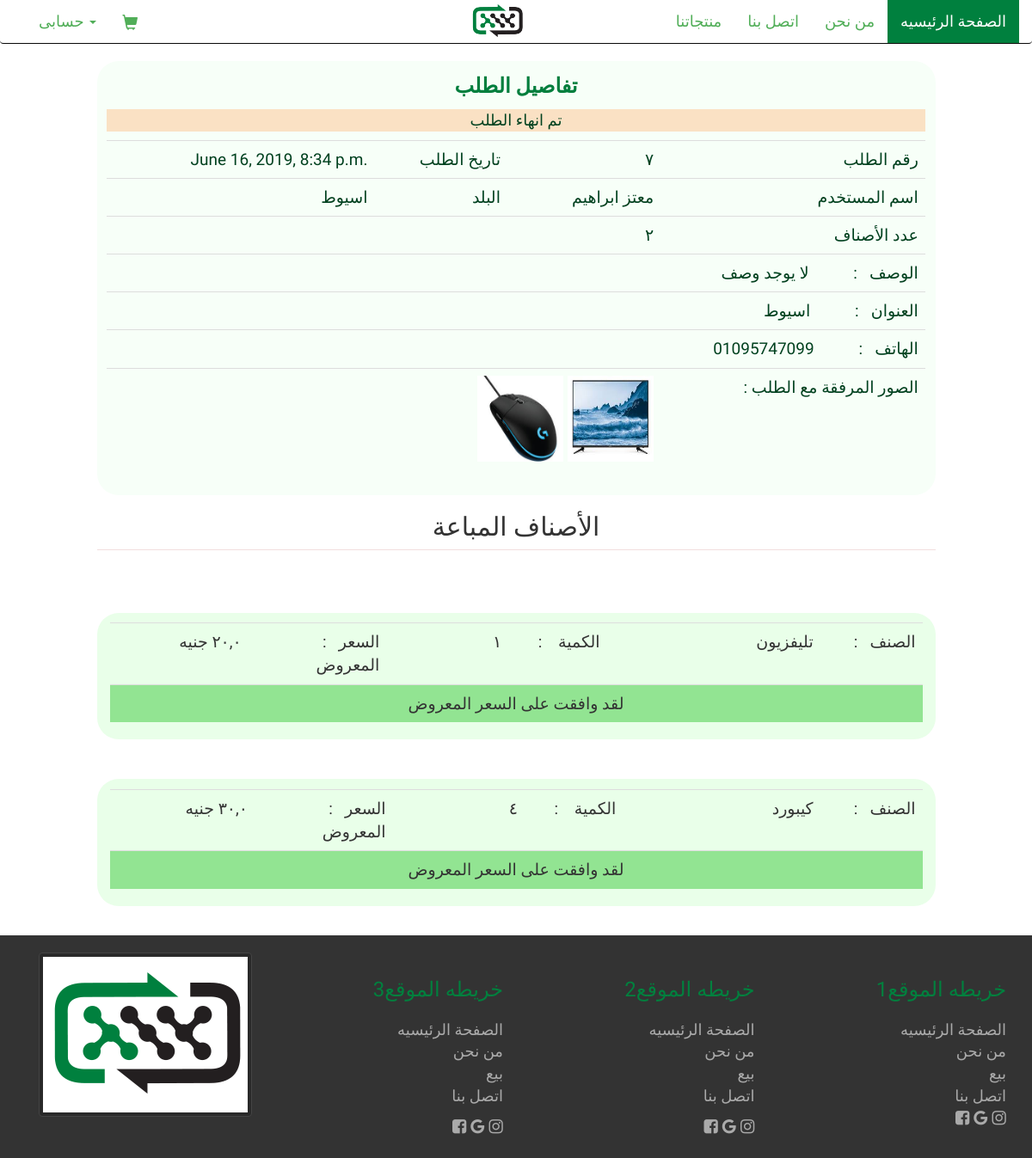
/orders/7, run on the app's committed database.
### orders/models.py (models this page shows, shortened)
class Order(models.Model):
  first_name = models.CharField(max_length=60, blank=True, null=True)
  last_name = models.CharField(max_length=60, blank=True, null=True)
  email = models.EmailField()
  phone_regex = RegexValidator(regex=r'^01[1|0|2|5][0-9]{8}$',
                               message="Phone number must match egyptian format")
  phone = models.CharField(validators=[phone_regex], max_length=11,
                           blank=True, null=True,
                           help_text=_('من فضلك ادخل رقم موبايل صحيح'))
  address = models.CharField(max_length=150, blank=True, null=True)
  description = models.TextField(blank=True, null=True)
  city = models.ForeignKey(City, on_delete=models.CASCADE, null=True)
  user = models.ForeignKey(User, on_delete=models.CASCADE, null=True)
  created = models.DateTimeField(auto_now_add=True)
  updated = models.DateTimeField(auto_now=True)
  order_status = models.PositiveIntegerField(default=1)
  class Meta:
    ordering = ('-created',)

### accounts/models.py (models this page shows)
class City(models.Model):
  name = models.CharField(max_length=50, blank=True, null=True)
  governorate = models.CharField(max_length=50, blank=True, null=True)
  status = models.BooleanField(default=0)
  def __str__(self):
    return self.name

### products/models.py (models this page shows, shortened)
class Product(models.Model):
  category = models.ForeignKey(Category, related_name='products', on_delete=models.CASCADE)
  name = models.CharField(max_length=100, db_index=True, blank=True, null=True)
  description = models.TextField(blank=True)
  min_price = models.PositiveIntegerField()
  min_price = models.FloatField(
    validators=[MinValueValidator(0.0), MaxValueValidator(1000)],
  )
  max_price = models.FloatField(
    validators=[MinValueValidator(0.0), MaxValueValidator(100000)],
  )
  created_date = models.DateTimeField(auto_now_add=True)
  updated_date = models.DateTimeField(auto_now=True)
  image = models.ImageField(upload_to='products/%Y/%m/%d', blank=True)
  class Meta:
    ordering = ('created_date', )

### orders/views.py (the view)
# urls.py: path('<int:pk>', views.order_detail, name='order_detail'),
def order_detail(request, pk):
  order = Order.objects.annotate(count=Count('items')).get(pk=pk)
  order_items = OrderItem.objects.filter(order_id=pk)
  paginator = Paginator(order_items, 10)  # Show 10 items per page
  page = request.GET.get('page')
  order_items = paginator.get_page(page)
  order_items_info = get_order_items_info(order_items)
  images = [order_img.img.url for order_img in order.orderimage_set.all()] if order.orderimage_set else ["لا توجد صور"],
  description=  order.description
  context = {
      "images":list(images)[0],
      "description":description or "لا يوجد وصف",
      "order": order,
      "count": order.count,
      "orders": order_items_info,
      "page_ranges": reversed(range(1, order_items.paginator.num_pages + 1)),
  }
  return render(request, 'orders/detail.html', context)

### cart/context_processors.py (called while the page is built)
def cart(request):
  return {'cart': Cart(request)}

### orders/templatetags/order_filter.py (called while the page is built)
@register.filter(name='to_ar')
def to_ar(value):
    print("value to ar")
    devanagari_nums = (	u"\u0660", 	u"\u0661", 	u"\u0662", 	u"\u0663",
                        u"\u0664",	u"\u0665",	u"\u0666", 	u"\u0667", 	u"\u0668", u"\u0669")
    parts = str(value).split('.')
    number = str(parts[0])
    if len(parts) == 1:
        ar_nm = ''.join(devanagari_nums[int(digit)] for digit in number)
    else:
        dec = str(parts[1])
        ar_nm = ''.join(devanagari_nums[int(digit)] for digit in number) + \
            ','+''.join(devanagari_nums[int(digit)] for digit in dec)
    return ar_nm

### orders/views.py (called while the page is built)
def get_order_items_info(order_items):
    info = []
    for item in order_items:
        info.append({
            "product": item.product.name,
            "quantity": item.quantity,
            "id": item.id,
            "price": item.price or 0,
            "status":item.status
        })
    return info

### orders/templates/orders/detail.html (shortened to what this page needs)
{% extends "base/base.html" %}
{% load static %}
{% load order_filter %}
{%block style%}
<link href="https://cdn.rawgit.com/sachinchoolur/lightgallery.js/master/dist/css/lightgallery.css" rel="stylesheet" />
{%endblock%}
{% block content %}
<div class="container">
  <div class="row justify-content-center">
    <div class="col-md-1"></div>
    <div id="orderHeader" class="col-md-10 text-center">
        <div id="order_info"><p>تفاصيل الطلب</p></div>
        {%if order.order_status == 1 %}
        <div class = "order_status"   style="background: rgb(217, 226, 255)">
            <p>في انتظار الرد</p>
        {%elif  order.order_status == 2 %}
        <div class = "order_status"  style="background: rgb(202, 255, 202)">
        <p>تم الرد بالسعر</p>
          {%elif  order.order_status == 3 %}
          <div class = "order_status" style="background:  rgb(249, 250, 196)">
              <p>تم ارسال ردك... في انتظار التأكيد</p>
        {%else %}
        <div class = "order_status" style="background: rgb(250, 225, 196)">
        <p>تم انهاء الطلب</p>
        {%endif%}
</div>
        <table class="table table-hover text-right info">
          <tr>
            <td>{{ order.created }}</td>
            <td>تاريخ الطلب</td>
            <td class="middle_t"></td>
            <td>{{ order.id | to_ar }}</td>
            <td>رقم الطلب</td>
          </tr>
          <tr>
            <td>{{ order.city }}</td>
            <td>البلد</td>
            <td class="middle_t"></td>
            <td>{{ order.first_name }} {{ order.last_name }}</td>
            <td>اسم المستخدم</td>
          </tr>
          <tr>
            <td colspan="4" style="font-family: 'Cairo', sans-serif;">{{ count | to_ar }}</td>
            <td>عدد الأصناف</td>
          </tr>
          <tr>
              <td colspan="5">
                الوصف &nbsp;&nbsp;: &nbsp;&nbsp;&nbsp;&nbsp;&nbsp;&nbsp;&nbsp;&nbsp;&nbsp; {{ description }}
              </td>
            </tr>
          <tr>
              <td colspan="5">
                العنوان &nbsp;&nbsp;: &nbsp;&nbsp;&nbsp;&nbsp;&nbsp;&nbsp;&nbsp;&nbsp;&nbsp; {{ order.address }}
              </td>
            </tr>
          <tr>
              <td colspan="5">
                الهاتف &nbsp;&nbsp;: &nbsp;&nbsp;&nbsp;&nbsp;&nbsp;&nbsp;&nbsp;&nbsp;&nbsp; {{ order.phone }}
              </td>
            </tr>
            <tr>
              <td colspan="4" >
                <div class="aniimated-thumbnials">
                  {%for url in images%}
                  <a href="{{ url }}">
                    <img width="100" height="100" src="{{ url }}" />
                  </a>
                  {%endfor%}
                </div>
              </td>
              <td >:  الصور المرفقة مع الطلب</td>
            </tr>
        </table>
      </div>
    <div class="col-md-1"></div>
  </div>
</div>
<div class="container text-center">
  <h2>الأصناف المباعة</h2>
  <div class="row justify-content-center" style="height:50px;">
    <div class="col-md-1"></div>
    <div class="alert-danger col-md-10" style="color: red; line-height: 50px">{{ err }}</div>
    <div class="col-md-1"></div>
  </div>
  {%for order_item in orders%}
  <div class="row  justify-content-center">
    <div class="col-md-1"></div>
    <div class=" orderItem col-md-10">
      <table class="table text-right info">
        <tr>
            {%if order.order_status != 1 %}
            <td style="font-family: 'Cairo', sans-serif"> {{ order_item.price | to_ar }} جنيه </td>
            <td style="width:17%">: &nbsp; السعر المعروض</td>
            {%endif%}
          <td colspan="2" >
             الكمية &nbsp;&nbsp;  :  &nbsp;&nbsp;&nbsp;&nbsp;&nbsp;&nbsp;&nbsp;&nbsp;{{ order_item.quantity|to_ar }}
          </td>
          <td colspan="3">
            الصنف &nbsp;&nbsp;: &nbsp;&nbsp;&nbsp;&nbsp;&nbsp;&nbsp;&nbsp;&nbsp; {{ order_item.product }}
          </td>
      </tr>
      <tr>
          {%if order.order_status == 3 or order.order_status == 4 %}
          {%if order_item.status == 'r' %}
          <td style="background:rgb(255, 222, 222)" colspan="5" class="text-center">
            لقد رفضت السعر المعروض
          </td>
          {%else%}
          <td  style="background: rgb(146, 228, 146)" colspan="5" class="text-center">
            لقد وافقت على السعر المعروض
          </td>
          {%endif%}
          {%endif%}
      </tr>
      </table>
    </div>
    <div class="col-md-1"></div>
  </div>
  {%endfor%}
</div>
{%endblock%}

### static/css/style.css (style rules this page uses)
html { scroll-behavior: smooth; }
body { font-size: 18px; font-weight: 300; font-family: 'Markazi Text', serif; }
.info { font-size: 19px; }
#orderHeader { padding : 1%; background: #f7fff8; border-radius: 25px; color: #00411f }
#order_info { font-size:24px; font-weight: 700; color: #007e3d }
.orderItem { margin: 2% 0; padding-top: 1%; background-color: #e9ffe9; border-radius: 25px; }

### data on the page
Order: created "June 16, 2019, 8:34 p.m.", id|to_ar "٧", city "اسيوط", first_name "معتز", last_name "ابراهيم", address "اسيوط", phone "01095747099"
Product: product "تليفزيون"
Product: product "كيبورد"

### other printed values
{{ count | to_ar }} "٢"
{{ description }} "لا يوجد وصف"
{{ order_item.quantity|to_ar }} "١" "٤"
